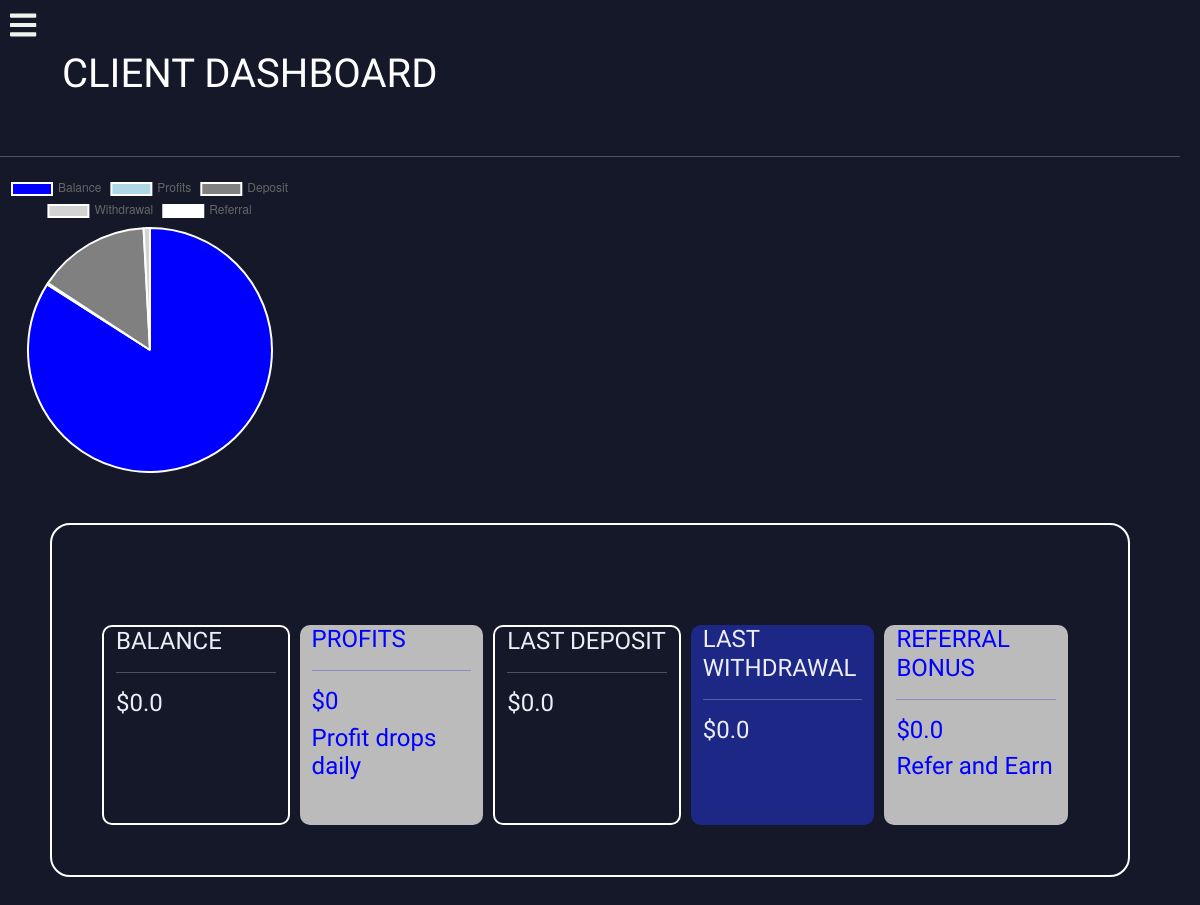
Page /dashboard (signed in) on the earlier database version.
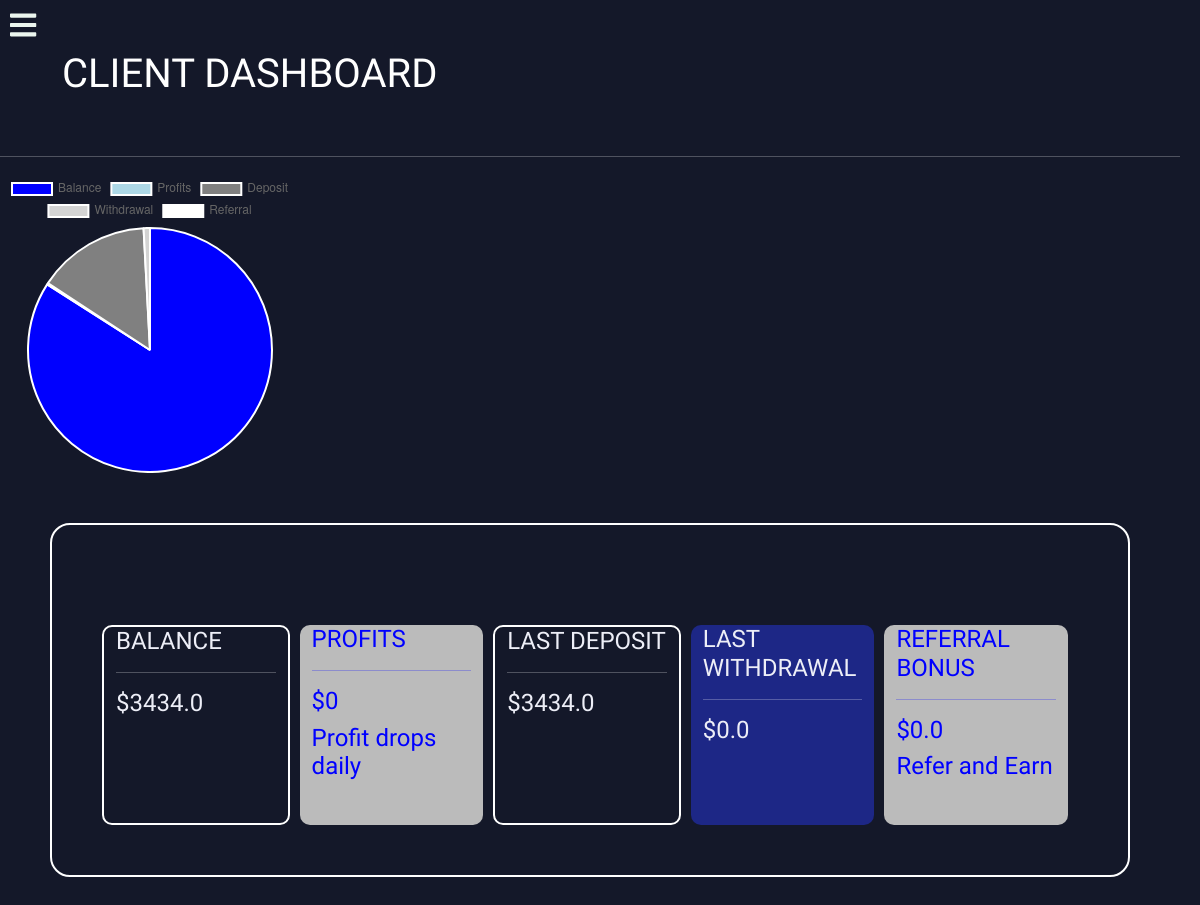
Same page on the later database version.
### main.py (models this page shows)
class User(UserMixin, db.Model):
    id = db.Column(db.Integer, primary_key=True)
    name = db.Column(db.String(250), nullable=False)
    email = db.Column(db.String(250), unique=True, nullable=False)
    password = db.Column(db.String(250), nullable=False)
    balance = db.Column(db.Float, nullable=False, default=0.0)
    is_verified = db.Column(db.Boolean, default=False)
    verification_code = db.Column(db.String(10))
    reset_token = db.Column(db.String(20), nullable=True, unique=True)
    reset_token_expiration = db.Column(db.DateTime, nullable=True)
    deposits = db.relationship('Deposit', backref='user')
    investments = db.relationship('Investment', backref='user')

class Deposit(db.Model):
    __tablename__ = "deposits"
    id = db.Column(db.Integer, primary_key=True)
    proposed_amount = db.Column(db.Float, nullable=False)
    amount = db.Column(db.Float, nullable=False, default=0.0)
    date = db.Column(db.Date, nullable=False)
    user_id = db.Column(db.Integer, db.ForeignKey('user.id'))

### main.py (the view)
@app.route('/dashboard')
@login_required
def dashboard():
    name = current_user.name
    balance = current_user.balance
    deposits = Deposit.query.filter_by(user_id=current_user.id).all()
    deposit_amounts = [deposit.amount for deposit in deposits]
    last_deposit = next((amount for amount in reversed(deposit_amounts) if amount != 0.0), 0.0)
    withdrawals = Withdrawal.query.filter_by(user_id=current_user.id).all()
    withdrawal_amounts = [withdrawal.amount for withdrawal in withdrawals]
    last_withdrawal = next((amount for amount in reversed(withdrawal_amounts) if amount != 0.0), 0.0)
    investments = Investment.query.filter_by(user_id=current_user.id).all()
    total_profit = sum(investment.profit for investment in investments)
    return render_template('dashboard.html', name=name, balance=balance, last_deposit=last_deposit,
                           last_withdrawal=last_withdrawal, total_profit=total_profit)

### main.py (called while the page is built)
@login_manager.user_loader
def load_user(user_id):
    return User.query.get(int(user_id))

### templates/dashboard.html (shortened to what this page needs)
<!DOCTYPE html>
<html lang="en">
<head>
    <link rel="stylesheet" href="https://cdnjs.cloudflare.com/ajax/libs/font-awesome/5.15.3/css/all.min.css">
    <link href="https://cdn.jsdelivr.net/npm/bootstrap@5.3.0/dist/css/bootstrap.min.css" rel="stylesheet">
</head>
<body>
    <div class="portfolio">
        <div class="row rowed">
            <h3 class="dashboard-heading" style="color: white; font-size: 40px;">CLIENT DASHBOARD</h3>
        </div>
        <hr style="color: white;">
        <div class="chart-container">
          <canvas id="pieChart"></canvas>
        </div>
        <div class="row rowed money-section">
            <div class="col column1" style="border: white 2px solid; margin-top: 50px;">
                <h4>BALANCE</h4>
                <hr style="color: white;">
                <h4>${{balance}}</h4>
            </div>
            <div class="col column1" style="background-color: #BBBBBB; margin-top: 50px;">
                <h4 style="color: blue;">PROFITS</h4>
                <hr style="color: blue;">
                <h4 style="color: blue;">${{total_profit}}</h4>
                <h4 style="color: blue;">Profit drops daily</h4>
            </div>
            <div class="col column1" style="border: white 2px solid; margin-top: 50px;">
                <h4>LAST DEPOSIT</h4>
                <hr style="color: white;">
                <h4>${{ last_deposit}}</h4>
            </div>
            <div class="col column1" style="background-color: #1D2786; margin-top: 50px;">
                <h4>LAST WITHDRAWAL</h4>
                <hr style="color: white;">
                <h4>${{ last_withdrawal }}</h4>
            </div>
            <div class="col column1" style="background-color: #BBBBBB; margin-top: 50px;">
                <h4 style="color: blue;">REFERRAL BONUS</h4>
                <hr style="color: BLUE;">
                <h4 style="color: blue;">$0.0</h4>
                <h4 style="color: blue;">Refer and Earn</h4>
            </div>
        </div>
    </div>
    <div class="toggle-button" id="sidebar-toggle">
        <i class="fas fa-bars fa-2x"></i>
    </div>
    <script>
      // Get the canvas element
      const canvas = document.getElementById('pieChart');
      // Define the data for the pie chart
      const data = {
        labels: ['Balance', 'Profits', 'Deposit', 'Withdrawal', 'Referral'],
        datasets: [{
          data: [20000, 45, 3554, 200, 0],
          backgroundColor: ['blue', 'lightblue', 'gray', 'lightgray', 'white']
        }]
      };
      // Create the pie chart
      const chart = new Chart(canvas, {
        type: 'pie',
        data: data
      });
    </script>
</body>
</html>

### templates/dashboard.html (style rules this page uses)
body { margin: 0; padding: 0; overflow-x: hidden; background-color: #141829; font-family: Dekko; font-size: 22px; }
.portfolio { margin-top: 50px; margin-right: 20px; min-height: calc(100vh - 50px); transition: margin-left 0.3s ease-in-out; }
.rowed { margin: 50px; }
.column1 { height: 200px; margin-right: 10px; border-radius: 10px; }
h4 { color: #EDEEF7; }
.toggle-button { position: fixed; top: 10px; left: 10px; z-index: 999; cursor: pointer; color: #EBF5EE; transition: color 0.3s ease-in-out; font-size: 15px; }
.money-section { border: 2px solid white; padding: 50px; border-radius: 20px; }
.chart-container { width: 300px; height: 300px; }

Differences in the rows shown:
changed User: balance "0.0" → "3434.0"
now on this page (row edited): Deposit: amount "3434.0"
Other differences:
{{ last_deposit }}: "0.0" → (not shown)
